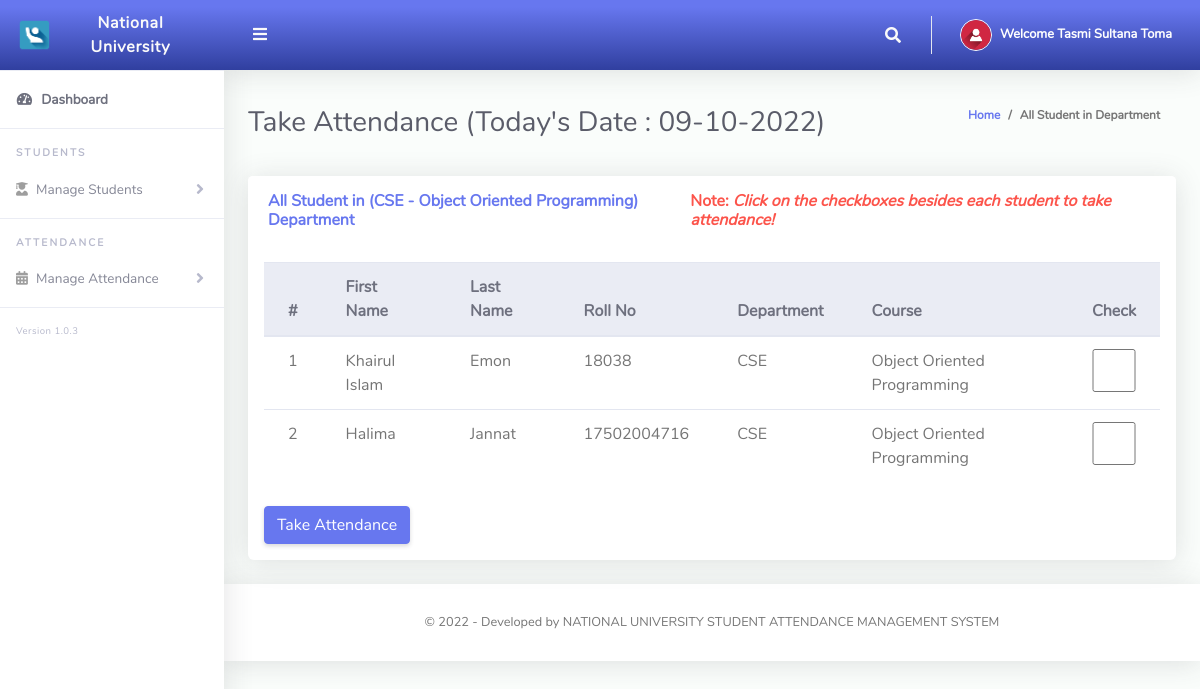
Screenshot of /ClassTeacher/takeAttendance.php (signed in) with the database file from the repository.
### tables this page shows
CREATE TABLE `tblclassteacher` (
  `Id` int(10) NOT NULL,
  `firstName` varchar(255) NOT NULL,
  `lastName` varchar(255) NOT NULL,
  `emailAddress` varchar(255) NOT NULL,
  `password` varchar(255) NOT NULL,
  `phoneNo` varchar(50) NOT NULL,
  `classId` varchar(10) NOT NULL,
  `classArmId` varchar(10) NOT NULL,
  `dateCreated` varchar(50) NOT NULL
);

CREATE TABLE `tblclassarms` (
  `Id` int(10) NOT NULL,
  `classId` varchar(10) NOT NULL,
  `classArmName` varchar(255) NOT NULL,
  `isAssigned` varchar(10) NOT NULL
);

CREATE TABLE `tblclass` (
  `Id` int(10) NOT NULL,
  `className` varchar(255) NOT NULL
);

CREATE TABLE `tblstudents` (
  `Id` int(10) NOT NULL,
  `firstName` varchar(255) NOT NULL,
  `lastName` varchar(255) NOT NULL,
  `otherName` varchar(255) NOT NULL,
  `admissionNumber` varchar(255) NOT NULL,
  `password` varchar(50) NOT NULL,
  `classId` varchar(10) NOT NULL,
  `classArmId` varchar(10) NOT NULL,
  `dateCreated` varchar(50) NOT NULL
);

### ClassTeacher/takeAttendance.php (the view, shortened to what this page needs)
<?php
include '../Includes/dbcon.php';
$query = "SELECT tblclass.className,tblclassarms.classArmName
    FROM tblclassteacher
    INNER JOIN tblclass ON tblclass.Id = tblclassteacher.classId
    INNER JOIN tblclassarms ON tblclassarms.Id = tblclassteacher.classArmId
    Where tblclassteacher.Id = '$_SESSION[userId]'";
$rs = $conn->query($query);
$rrw = $rs->fetch_assoc();
?>
<!DOCTYPE html>
<html lang="en">
<head>
  <link href="../vendor/fontawesome-free/css/all.min.css" rel="stylesheet" type="text/css">
  <link href="../vendor/bootstrap/css/bootstrap.min.css" rel="stylesheet" type="text/css">
  <link href="css/ruang-admin.min.css" rel="stylesheet">
</head>
<body id="page-top">
  <div id="wrapper">
    <?php include "Includes/sidebar.php"; ?>
    <div id="content-wrapper" class="d-flex flex-column">
      <div id="content">
        <?php include "Includes/topbar.php"; ?>
        <div class="container-fluid" id="container-wrapper">
          <div class="d-sm-flex align-items-center justify-content-between mb-4">
            <h1 class="h3 mb-0 text-gray-800">Take Attendance (Today's Date : <?php echo $todaysDate = date("m-d-Y"); ?>)</h1>
            <ol class="breadcrumb">
              <li class="breadcrumb-item"><a href="./">Home</a></li>
              <li class="breadcrumb-item active" aria-current="page">All Student in Department</li>
            </ol>
          </div>
          <div class="row">
            <div class="col-lg-12">
              <form method="post">
                <div class="row">
                  <div class="col-lg-12">
                    <div class="card mb-4">
                      <div class="card-header py-3 d-flex flex-row align-items-center justify-content-between">
                        <h6 class="m-0 font-weight-bold text-primary">All Student in (<?php echo $rrw['className'] . ' - ' . $rrw['classArmName']; ?>) Department</h6>
                        <h6 class="m-0 font-weight-bold text-danger">Note: <i>Click on the checkboxes besides each student to take attendance!</i></h6>
                      </div>
                      <div class="table-responsive p-3">
                        <table class="table align-items-center table-flush table-hover">
                          <thead class="thead-light">
                            <tr>
                              <th>#</th>
                              <th>First Name</th>
                              <th>Last Name</th>
                              <th>Roll No</th>
                              <th>Department</th>
                              <th>Course</th>
                              <th>Check</th>
                            </tr>
                          </thead>
                          <tbody>
                            <?php
                            $query = "SELECT distinct tblstudents.Id,
                            tblstudents.admissionNumber,
                            tblstudents.firstName,
                            tblstudents.lastName,
                            tblstudents.classId,
                            tblstudents.dateCreated,
                            tblclass.className,
                            tblclass.Id As classId,
                            tblclassarms.classArmName,
                            tblclassarms.Id AS classArmId
                            FROM tblstudents,tblclassteacher,tblclassarms,tblclass
                            WHERE tblstudents.classId = tblclass.id
                            AND tblclassteacher.classId = tblstudents.classId
                            AND tblclassarms.Id = $_SESSION[classArmId]";
                            $rs = $conn->query($query);
                            $num = $rs->num_rows;
                            $sn = 0;
                            if ($num > 0) {
                              while ($rows = $rs->fetch_assoc()) {
                                $sn = $sn + 1;
                                echo "
                              <tr>
                                <td>" . $sn . "</td>
                                <td>" . $rows['firstName'] . "</td>
                                <td>" . $rows['lastName'] . "</td>
                                <td>" . $rows['admissionNumber'] . "</td>
                                <td>" . $rows['className'] . "</td>
                                <td>" . $rows['classArmName'] . "</td>
                                <td><input name='check[]' type='checkbox' value=" . $rows['admissionNumber'] . " class='form-control'></td>
                              </tr>";
                              }
                            } else {
                              echo
                              "<div class='alert alert-danger' role='alert'>
                            No Record Found!
                            </div>";
                            }
                            ?>
                          </tbody>
                        </table>
                        <br>
                        <button type="submit" name="save" class="btn btn-primary">Take Attendance</button>
              </form>
            </div>
          </div>
        </div>
      </div>
    </div>
  </div>
  <?php include "Includes/footer.php"; ?>
</body>
</html>

### ClassTeacher/Includes/sidebar.php (shortened to what this page needs)
<ul class="navbar-nav sidebar sidebar-light accordion" id="accordionSidebar">
  <a class="sidebar-brand d-flex align-items-center bg-gradient-primary justify-content-center" href="index.php">
    <div class="sidebar-brand-icon">
      <img src="img/logo/attnlg.jpg">
    </div>
    <div class="sidebar-brand-text mx-3">National University</div>
  </a>
  <hr class="sidebar-divider my-0">
  <li class="nav-item active">
    <a class="nav-link" href="index.php">
      <i class="fas fa-fw fa-tachometer-alt"></i>
      <span>Dashboard</span></a>
  </li>
  <hr class="sidebar-divider">
  <div class="sidebar-heading">
    Students
  </div>
  <li class="nav-item">
    <a class="nav-link collapsed" href="#" data-toggle="collapse" data-target="#collapseBootstrap2" aria-expanded="true" aria-controls="collapseBootstrap2">
      <i class="fas fa-user-graduate"></i>
      <span>Manage Students</span>
    </a>
  </li>
  <hr class="sidebar-divider">
  <div class="sidebar-heading">
    Attendance
  </div>
  <li class="nav-item">
    <a class="nav-link collapsed" href="#" data-toggle="collapse" data-target="#collapseBootstrapcon" aria-expanded="true" aria-controls="collapseBootstrapcon">
      <i class="fa fa-calendar-alt"></i>
      <span>Manage Attendance</span>
    </a>
  </li>
  <hr class="sidebar-divider">
  <div class="version" id="version-ruangadmin"></div>
</ul>

### ClassTeacher/Includes/topbar.php (shortened to what this page needs)
<?php
$query = "SELECT * FROM tblclassteacher WHERE Id = " . $_SESSION['userId'] . "";
$rs = $conn->query($query);
$rows = $rs->fetch_assoc();
$fullName = $rows['firstName'] . " " . $rows['lastName'];;
?>
<nav class="navbar navbar-expand navbar-light bg-gradient-primary topbar mb-4 static-top">
  <button id="sidebarToggleTop" class="btn btn-link rounded-circle mr-3">
    <i class="fa fa-bars"></i>
  </button>
  <ul class="navbar-nav ml-auto">
    <li class="nav-item dropdown no-arrow">
      <a class="nav-link dropdown-toggle" href="#" id="searchDropdown" role="button" data-toggle="dropdown" aria-haspopup="true" aria-expanded="false">
        <i class="fas fa-search fa-fw"></i>
      </a>
    </li>
    <li class="nav-item dropdown no-arrow">
      <a class="nav-link dropdown-toggle" href="#" id="userDropdown" role="button" data-toggle="dropdown" aria-haspopup="true" aria-expanded="false">
        <img class="img-profile rounded-circle" src="img/user-icn.png" style="max-width: 60px">
        <span class="ml-2 d-none d-lg-inline text-white small"><b>Welcome <?php echo $fullName; ?></b></span>
      </a>
    </li>
  </ul>
</nav>

### ClassTeacher/Includes/footer.php (shortened to what this page needs)
<footer class="sticky-footer bg-white">
  <div class="container my-auto">
    <div class="copyright text-center my-auto">
      <span> &copy;  - Developed by NATIONAL UNIVERSITY
        STUDENT ATTENDANCE MANAGEMENT SYSTEM
      </span>
    </div>
  </div>
</footer>

### rows the page displays
tblclassteacher: fullName "Tasmi Sultana Toma"
tblclassarms: classId.className "CSE", classArmName "Object Oriented Programming"
tblstudents: firstName "Khairul Islam", lastName "Emon", admissionNumber "18038", classId.className "CSE", tblclassarms.classArmName "Object Oriented Programming"
tblstudents: firstName "Halima", lastName "Jannat", admissionNumber "17502004716", classId.className "CSE", tblclassarms.classArmName "Object Oriented Programming"
